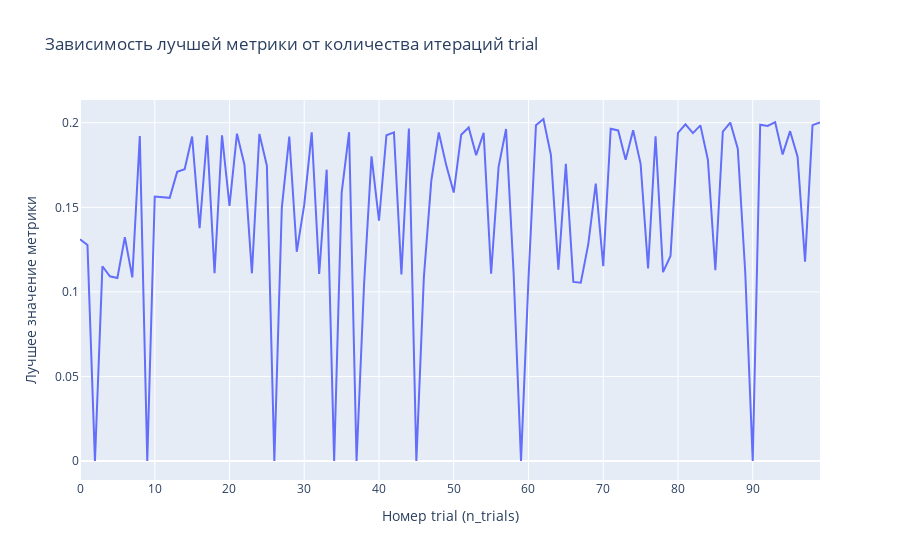

Write notebook code for a chart like this one.
### Markdown cell above
**График зависимости метрики от количества итераций trial** - показывает динамику улучшения качества модели в процессе подбора параметров

### Code cell
# Создаем DataFrame из результатов trials
df = study.trials_dataframe()
fig = px.line(df, x='number', y='value', 
              title='Зависимость лучшей метрики от количества итераций trial',
              labels={'number': 'Количество итераций trial (n_trials)', 'value': 'Лучшее значение метрики'})
fig.show()

### Figure 1 — Plotly figure (JSON) as saved in the notebook; plotly's stock layout.template omitted (floating-point values rounded to 4 significant figures)
{"data": [{"hovertemplate": "Номер trial (n_trials)=%{x}<br>Лучшее значение метрики=%{y}<extra></extra>", "legendgroup": "", "line": {"color": "#636efa", "dash": "solid"}, "marker": {"symbol": "circle"}, "mode": "lines", "name": "", "orientation": "v", "showlegend": false, "type": "scatter", "x": [0, 1, 2, 3, 4, 5, 6, 7, 8, 9, 10, 11, 12, 13, 14, 15, 16, 17, 18, 19, 20, 21, 22, 23, 24, 25, 26, 27, 28, 29, 30, 31, 32, 33, 34, 35, 36, 37, 38, 39, 40, 41, 42, 43, 44, 45, 46, 47, 48, 49, 50, 51, 52, 53, 54, 55, 56, 57, 58, 59, 60, 61, 62, 63, 64, 65, 66, 67, 68, 69, 70, 71, 72, 73, 74, 75, 76, 77, 78, 79, 80, 81, 82, 83, 84, 85, 86, 87, 88, 89, 90, 91, 92, 93, 94, 95, 96, 97, 98, 99], "xaxis": "x", "y": [0.1311, 0.1277, 0.0, 0.1152, 0.1092, 0.1082, 0.1323, 0.1086, 0.1922, 0.0, 0.1563, 0.1559, 0.1556, 0.1709, 0.1725, 0.1918, 0.1377, 0.1926, 0.1111, 0.1926, 0.1509, 0.1935, 0.1752, 0.111, 0.1934, 0.1746, 0.0, 0.1499, 0.1918, 0.1237, 0.1516, 0.1944, 0.1107, 0.1722, 0.0, 0.1584, 0.1944, 0.0, 0.1042, 0.1801, 0.1421, 0.1926, 0.1943, 0.1103, 0.1966, 0.0, 0.1084, 0.1657, 0.1942, 0.1748, 0.1587, 0.1929, 0.1972, 0.1808, 0.194, 0.1107, 0.1739, 0.1963, 0.1121, 0.0, 0.1078, 0.1985, 0.2022, 0.1809, 0.1131, 0.1757, 0.1059, 0.1054, 0.1283, 0.164, 0.1151, 0.1964, 0.1954, 0.1781, 0.1956, 0.1757, 0.1139, 0.192, 0.1117, 0.1213, 0.194, 0.1991, 0.1939, 0.1985, 0.1782, 0.1128, 0.1948, 0.2001, 0.1846, 0.1114, 0.0, 0.1988, 0.1981, 0.2003, 0.1813, 0.195, 0.1799, 0.1178, 0.1986, 0.2002], "yaxis": "y"}], "layout": {"legend": {"tracegroupgap": 0}, "title": {"text": "Зависимость лучшей метрики от количества итераций trial"}, "xaxis": {"anchor": "y", "domain": [0, 1], "title": {"text": "Номер trial (n_trials)"}}, "yaxis": {"anchor": "x", "domain": [0, 1], "title": {"text": "Лучшее значение метрики"}}}}
